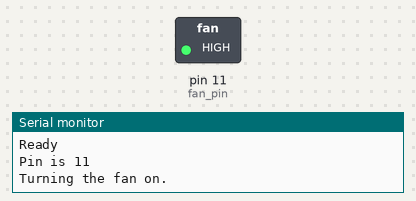
This sketch was run on a simulated Arduino Uno, built with avr-gcc and run on an emulated ATmega328P. Parts: switched loads named in the sketch (green lamp = pin HIGH), the last lines printed to the serial monitor. At 1.0 s the program stops and its outputs stay as they are.

Above: at 0.1 s.
At 1.1 s:
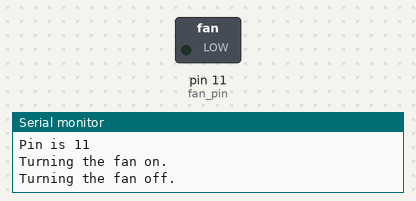
Timing chart, 0 to 2.5 s (numbered marks = the images above):
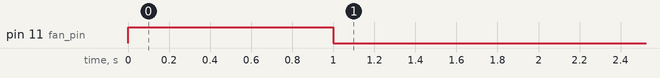

The sketch:

FanExtuinguisherTest.ino
```cpp
#include <arduino.h>
#include "Fan_Motor_Control.h"

int fan_pin = 11;

Fan_Motor_Control fanMotor1(fan_pin);

void setup() {
  // put your setup code here, to run once:
	Serial.begin(9600);
	Serial.println("Ready");
	Serial.print("Pin is ");
	Serial.println(fan_pin);
}

void loop() {
  // put your main code here, to run repeatedly:
  Serial.println("Turning the fan on.");
  fanMotor1.Set_Value(true);
  delay(1000);
  Serial.println("Turning the fan off.");
  fanMotor1.Set_Value(false);
  while(1);
}
```

Fan_Motor_Control.cpp
```cpp
#include <arduino.h>
#include "Fan_Motor_Control.h"

Fan_Motor_Control::Fan_Motor_Control(int PWM_Pin)
{
	Pwm_Pin = PWM_Pin;
	//pinMode(Pwm_Pin, OUTPUT);
}

void Fan_Motor_Control::Set_Value(bool setValue){
	if(setValue == true)
		analogWrite(Pwm_Pin, 255);
	else
		analogWrite(Pwm_Pin, 0);
}
```

Fan_Motor_Control.h
```cpp
class Fan_Motor_Control {
	int Pwm_Pin;

public:
	Fan_Motor_Control(int PWM_Pin);
	void Set_Value(bool setValue);
};
```

Measured:
- by itself, pin 11 (fan_pin): LOW → HIGH at 0.00 s, → LOW 1.0 s later
